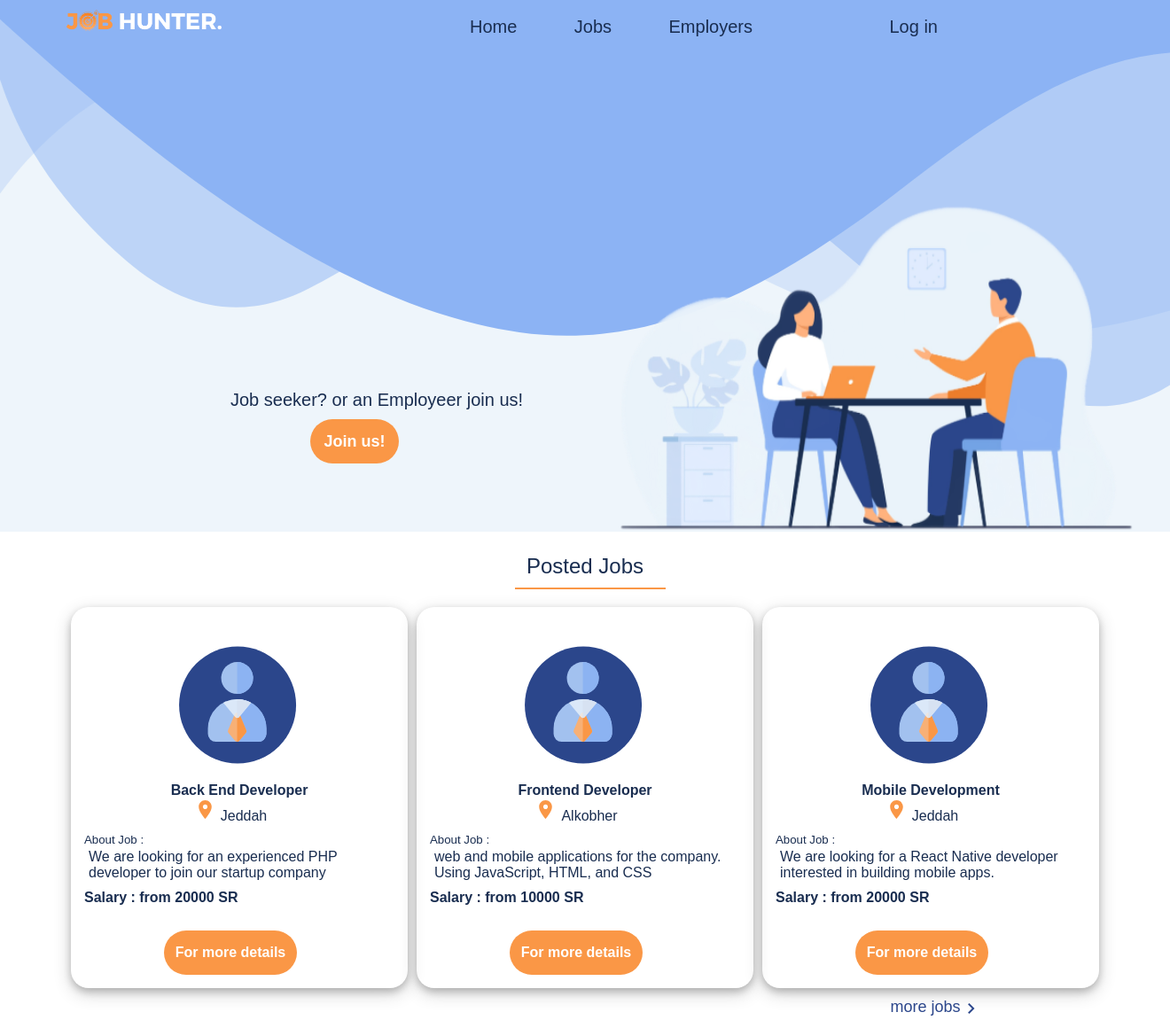
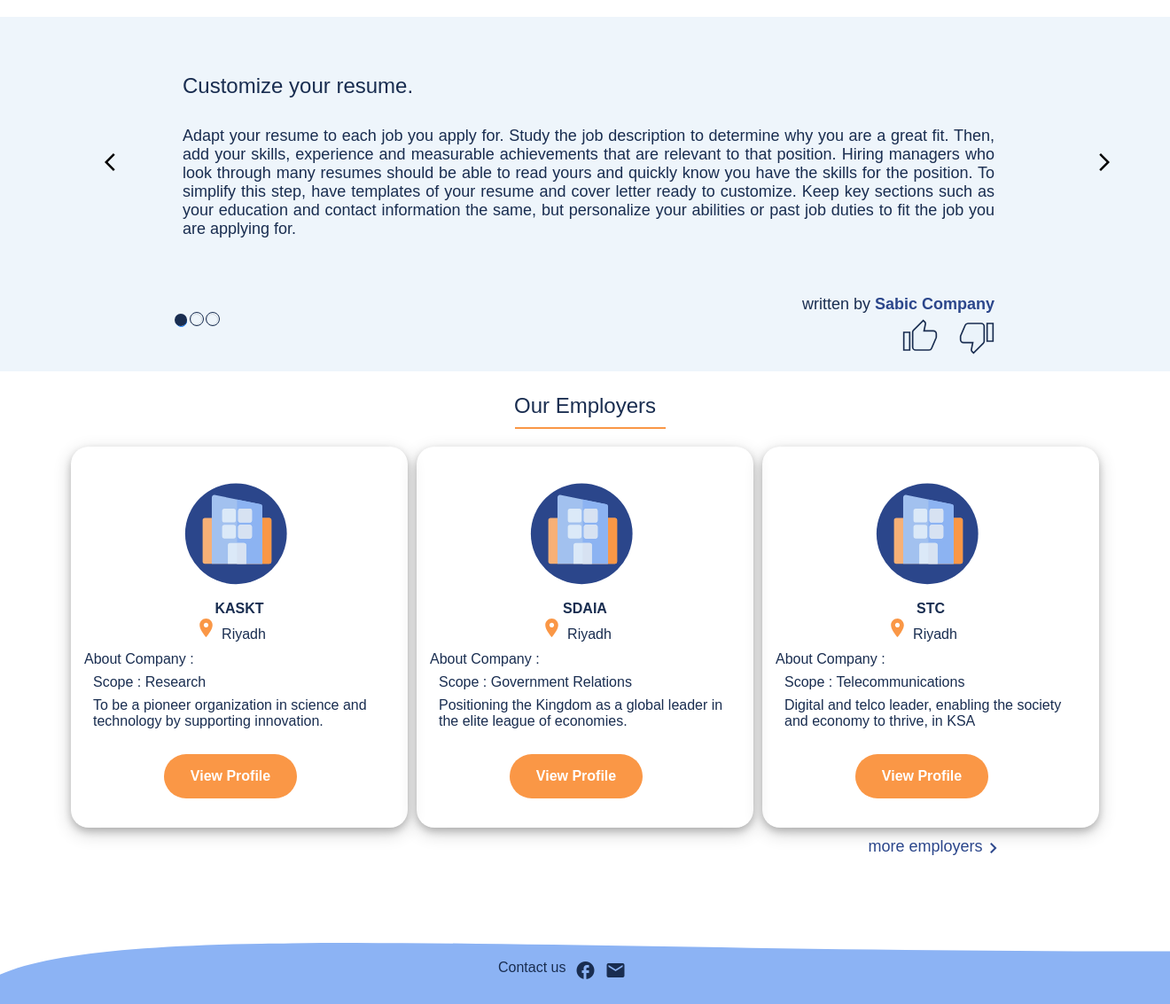
The app's page /home.php with its own data (2 pictures, top to bottom).
### tables this page shows
CREATE TABLE `job` (
  `ID` int(11) NOT NULL,
  `city` varchar(50) NOT NULL,
  `major` varchar(50) NOT NULL,
  `position` varchar(50) NOT NULL,
  `jobType` varchar(10) NOT NULL,
  `companyName` varchar(50) NOT NULL,
  `title` varchar(50) NOT NULL,
  `description` text NOT NULL,
  `skills` text NOT NULL,
  `qualifications` text NOT NULL,
  `gender` varchar(10) NOT NULL,
  `salary` int(11) NOT NULL,
  `employer_email` varchar(50) NOT NULL
);

CREATE TABLE `employer` (
  `name` varchar(50) NOT NULL,
  `email` varchar(50) NOT NULL,
  `password` varchar(30) NOT NULL,
  `phone` varchar(12) NOT NULL,
  `address` varchar(150) NOT NULL,
  `scope` varchar(100) NOT NULL,
  `description` text NOT NULL,
  `mission` text NOT NULL,
  `vision` text NOT NULL,
  `role` int(1) DEFAULT 2
);

### home.php (the view, shortened to what this page needs)
<!DOCTYPE html>
<html>
    <head>
        <link rel="stylesheet" href="styles/home.css?<?php echo time(); ?>">
        <link rel="stylesheet" href="styles\Buttons.css" />
        <link rel="stylesheet" href="styles/NavbarStyles.css">
    </head>
    <body>
        <div class="container">
            <div class="custom-shape-divider-top-1612286857">
            </div>
            <div class="header">
                <nav class="navbar">
                    <div class="logo">
                        <img src="img/logo.png">
                    </div>
                    <div class="navbar-items">
                        <a href="home.php" class="navbar-item">Home</a>
                        <a href="jobSearch.php" class="navbar-item">Jobs</a>
                        <a href="EmployerSearch.php" class="navbar-item">Employers</a>
                        <?php
                            if (isset($_SESSION['email'])) {
                                print '<ul class="navLinks2">';
                                print '<li>';
                                print '<a href="#"><i class="material-icons">person</i></a>';
                                print '<ul>';
                                if ($_SESSION['role']==1){
                                    $profile = 'JobSeekerViewProf.php';
                                }else{
                                    $profile = 'EmployerProfile.php';
                                }
                                print '<li><a href="'.$profile.'"> Profile</a></li>';
                               if (isset($_SESSION['role'])) print '<li><a href="http:signout.php">logout</a></li>';
                                    else print '<li><a href="http:login.php">login</a></li>';
                                print '</ul>';
                                print '</li>';
                                print '</ul>';
                            }else {
                                print '<a href="LogIn.php" class="navbar-item-span">Log in</a>';
                            }
                        ?>
                    </div>
                </nav>
                <img src="img/home-img.png" class="home-img">
                <div class="join">
                    <?php
                        if (!isset($_SESSION['email'])) {
                            print '<p>Job seeker? or an Employeer join us!</p>';
                            print'<a href="WhoAreYou.html" style="text-decoration: none;"><button class="join-button">Join us!</button></a>';
                        }
                    ?>
                </div>
            </div>
            <div class="jobs">
                <p>Posted Jobs</p>
                <div class="line"></div>
                    <?php
                      if (!($database = mysqli_connect("localhost", "root", "")))
                       die("<p>Could not connect to database</p>");
                      $query = "select * from job";
                      $result = mysqli_query($database, $query);
                      if ($result) {
                          print ' <div class="posts">';
                          print '<ul>';
                          $i=0;
                        while ($data = mysqli_fetch_assoc($result)) {
                            if($i<3){
                                print '<li class="post">';
                                print '<div class="post-content">';
                                print '<img class="post-img" src="img/person.svg" alt="">';
                                print '<h4  style="font-weight :bolder" >'.$data['position'].'</h4>';
                                print '<span class="icon-side">'.$data['city'].'</span><br>';
                                print '<h5>About Job :</h5>';
                                print '<p class="descrption">'.$data['description'].'</p>';
                                print '<p class="salary">Salary : from '.$data['salary'].' SR</p><br>';
                                print '<form method= "GET" action="JobDetailsPopUp.php">';
                                print '<a><button class="job-content JobDetails">For more details</button></a>';
                                print '</form>';
                                print '</div>';
                                print '</li>';
                                $i++;
                            }
                        }
                        print '</ul>';
                        print '</div>';
                      } else {
                        echo '<div class="posts">There are no jobs./div>';
                    }
                    ?>
               <a href="jobSearch.php" class="job-link">more jobs<span class="material-icons">keyboard_arrow_right</span></a>
            </div>
            <div class="advices">
                <div class="advice-container">
                    <div class="advice-slide">
                      <h2>Customize your resume.</h2>
                          <p>
                                  Adapt your resume to each job you apply for. Study the job
                                  description to determine why you are a great fit. Then, add your skills,
                                  experience and measurable achievements that are relevant to that position. Hiring
                                  managers who look through many resumes should be able to read yours and quickly know
                                  you have the skills for the position.
                                  To simplify this step, have templates of your resume
                                  and cover letter ready to customize. Keep key sections such as your education and
                                  contact information the same, but personalize your abilities or past job duties to fit
                                  the job you are applying for. </p>
                          <p class="writtenBy">
                            written by <a href="#" style="font-weight:bold;"> Sabic Company</a>
                          </p>
                    </div>
                    <div class="prevBtn">
                      <svg xmlns="http://www.w3.org/2000/svg" height="24" viewBox="0 0 24 24" width="24"><path d="M0 0h24v24H0z" fill="none"/><path d="M11.67 3.87L9.9 2.1 0 12l9.9 9.9 1.77-1.77L3.54 12z"/></svg>
                    </div>
                    <div class="nextBtn">
                      <svg xmlns="http://www.w3.org/2000/svg" enable-background="new 0 0 24 24" height="24" viewBox="0 0 24 24" width="24"><g><path d="M0,0h24v24H0V0z" fill="none"/></g><g><polygon points="6.23,20.23 8,22 18,12 8,2 6.23,3.77 14.46,12"/></g></svg>
                    </div>
                    <input type="radio" name="advice" checked  class="rAdvice">
                    <input type="radio" name="advice"  class="rAdvice">
                    <input type="radio" name="advice" class="rAdvice">
                    <div class="dis-like">
                        <div class="likeBtn">
                    </div>
                    <div class="dislikeBtn">
                        <svg xmlns="http://www.w3.org/2000/svg" height="40" viewBox="0 0 24 24" width="40" fill="#192D50">
                            <path d="M15 3H6c-.83 0-1.54.5-1.84 1.22l-3.02 7.05c-.09.23-.14.47-.14.73v2c0 1.1.9 2 2 2h6.31l-.95 4.57-.03.32c0 .41.17.79.44 1.06L9.83 23l6.59-6.59c.36-.36.58-.86.58-1.41V5c0-1.1-.9-2-2-2zm4 0v12h4V3h-4z"/></svg>
                    </div>
                </div>
                </div>
            </div>
            <div class="Employers">
                <p>Our Employers</p>
                <div class="line"></div>
                <div class="posts">
                    <ul>
                        <?php
                            $query2 = "SELECT * FROM employer";
                            $result2 = mysqli_query($database, $query2);
                            if($result2){
                                $i=0;
                                while ($data = mysqli_fetch_assoc($result2)) {
                                    if($i<3){
                                        print '<li class="post">';
                                        print '<div class="post-content">';
                                        print '<img class="post-img" src="img/company.svg" alt="company img">';
                                        print '<h4 style="font-weight:bold;">'.$data['name'].'</h4>';
                                        print '<span class="icon-side">'.$data['address'].'</span><br>';
                                        print '<p class="about">About Company :</p>';
                                        print '<p class="company">Scope : '.$data['scope'].'</p>';
                                        print '<p class="company">'.$data['vision'].' </p><br>';
                                        print '<form action="EmployerProfile.php" method="post" style="position:relative;" >';
                                        print '<button type="submit" name="viewi" class="job-content">View Profile</button>';
                                        print '</form>';
                                        print '</div>';
                                        print '</li>';
                                        $i++;
                                    }
                                }
                            }else{
                                echo 'there is no employers';
                            }
                        ?>
                    </ul>
                </div>
               <a href="EmployerSearch.php" class="job-link">more employers<span class="material-icons">keyboard_arrow_right</span></a>
            </div>
            <div class="footer">
                <div class="footer-content">
                    <p>Contact us</p>
                    <span class="material-icons">facebook</span>
                    <a href="mailto:jobhunter@ksu.com"><span class="material-icons">email</span></a>
                </div>
                <div class="shape-footer" style="height: 150px; overflow: hidden;"><svg viewBox="0 0 500 150" preserveAspectRatio="none"
                    style="height: 100%; width: 100%;">
                    <path d="M-15.58,-15.49 C-16.70,110.81 186.45,57.52 502.48,59.50 L500.00,0.00 L0.00,0.00 Z"
                        style="stroke: none; fill: #8CB3F4;"></path>
                </svg></div>
            </div>
        </div>
    </body>
</html>

### styles/home.css (style rules this page uses)
* { margin: 0; padding: 0; font-family: "Lucida Sans", "Lucida Sans Regular", "Lucida Grande", "Lucida Sans Unicode", Geneva, Verdana, sans-serif; font-weight: 400; }
.header { background-color: rgba(234, 243, 250, 0.8); width: 100%; height: 600px; }
.home-img { margin-left: 750px; margin-top: 195px; height: 450px; width: 650px; position: absolute; }
.join { position: absolute; margin-top: 440px; margin-left: 260px; font-family: "Lucida Sans", "Lucida Sans Regular", "Lucida Grande", "Lucida Sans Unicode", Geneva, Verdana, sans-serif; color: #192d50; font-size: 20px; }
.join button { height: 40px; width: 120px; margin-top: 10px; border-radius: 50px; background-color: #fa9746; outline: none; border-style: none; color: white; font-size: 18px; cursor: pointer; }
.join .join-button { margin-left: 90px; }
.jobs, .Employers { font-family: "Lucida Sans", "Lucida Sans Regular", "Lucida Grande", "Lucida Sans Unicode", Geneva, Verdana, sans-serif; font-size: 24px; text-align: center; padding-top: 25px; color: #192d50; }
.line { background-color: #fa9746; width: 170px; height: 2px; margin-top: 10px; margin-left: 44%; }
.post { display: inline-block; list-style: none; width: 350px; height: 400px; box-shadow: 0 4px 8px 0 rgba(0, 0, 0, 0.2), 0 6px 20px 0 rgba(0, 0, 0, 0.19); border-radius: 20px; font-size: 16px; margin: 5px; padding: 15px; margin-top: 20px; }
.post-img { fill: #2b468b; width: 150px; padding-top: 5px; }
.location-icon { fill: #fa9746; height: 25px; width: 25px; margin-left: -20px; margin-right: 5px; }
h5 { text-align: left; padding-top: 10px; }
.salary { text-align: left; font-weight: bold; padding-top: 10px; }
.about { text-align: left; padding-top: 10px; }
.job-content { background-color: #fa9746; outline: none; color: white; border: none; border-radius: 30px; height: 50px; width: 150px; cursor: pointer; font-size: 16px; }
.descrption { text-align: left; padding-left: 5px; padding-top: 3px; }
.job-link { color: #2b468b; font-size: 18px; text-decoration: none; display: inline-flex; margin-right: -60%; }
.advices { margin-top: 20px; height: 400px; background-color: rgba(234, 243, 250, 0.8); width: 100%; left: 0; right: 0; }
.advices h2 { color: #192d50; }
.footer-content { position: absolute; padding-left: 100px; padding-top: 100px; }
.footer { display: inline-block; }
.company { text-align: left; padding-top: 8px; padding-left: 10px; }
.shape-footer { transform: rotateX(180deg); width: 100%; position: absolute; }
* { padding: 0; margin: 0; }
.footer-content { position: absolute; z-index: 3; font-family: "Lucida Sans", "Lucida Sans Regular", "Lucida Grande", "Lucida Sans Unicode", Geneva, Verdana, sans-serif; font-size: 16px; color: #192d50; margin-left: 35%; display: inline-flex; }
.footer-content span { padding-left: 10px; text-decoration: none; color: #192d50; }
.advice-container { width: 70%; margin: 0 auto; padding: 2rem 7rem; position: relative; height: 60%; }
.advice-slide { position: relative; }
.advice-slide p { text-align: justify; font-size: large; font-family: "Lucida Sans", "Lucida Sans Regular", "Lucida Grande", "Lucida Sans Unicode", Verdana, sans-serif; padding-left: 0.5rem; color: #192d50; }
.advice-slide h2 { padding: 2rem 0.5rem; text-align: left; }
p.writtenBy { text-align: end; margin-top: 4rem; }
p.writtenBy a { color: #2b468b; text-decoration: none; }
.prevBtn, .nextBtn { border: none; background-color: rgba(234, 243, 250, 0.8); position: absolute; cursor: pointer; }
.prevBtn { left: 2rem; right: 20%; bottom: 50%; top: 50%; }
.nextBtn { left: 100%; bottom: 50%; top: 50%; }
input[type="radio"]:after { border: 0.1rem solid #192d50; width: 14px; height: 14px; border-radius: 15px; top: -2px; left: -1px; position: relative; background-color: rgba(234, 243, 250, 0.8); content: ""; display: inline-block; visibility: visible; }
input[type="radio"]:checked:after { position: relative; background-color: #192d50; display: inline-block; visibility: visible; border: none; }
.likeBtn, .dislikeBtn { display: inline-block; position: absolute; transform: translateY(150%); border: none; background-color: transparent; cursor: pointer; }
.likeBtn svg, .dislikeBtn svg { fill: rgba(234, 243, 250, 0.8); stroke: #192d50; margin-top: 10px; }
.likeBtn { right: 11rem; bottom: 0px; }
.dislikeBtn { right: 7rem; bottom: 0; }

### records on screen
job: position "Back End Developer", city "Jeddah", description "We are looking for an experienced PHP developer to join our startup company", salary "20000"
job: position "Frontend Developer", city "Alkobher", description "web and mobile applications for the company. Using JavaScript, HTML, and CSS", salary "10000"
job: position "Mobile Development", city "Jeddah", description "We are looking for a React Native developer interested in building mobile apps.", salary "20000"
employer: name "KASKT", address "Riyadh", scope "Research", vision "To be a pioneer organization in science and technology by supporting innovation."
employer: name "SDAIA", address "Riyadh", scope "Government Relations", vision "Positioning the Kingdom as a global leader in the elite league of economies."
employer: name "STC", address "Riyadh", scope "Telecommunications", vision "Digital and telco leader, enabling the society and economy to thrive, in KSA"
